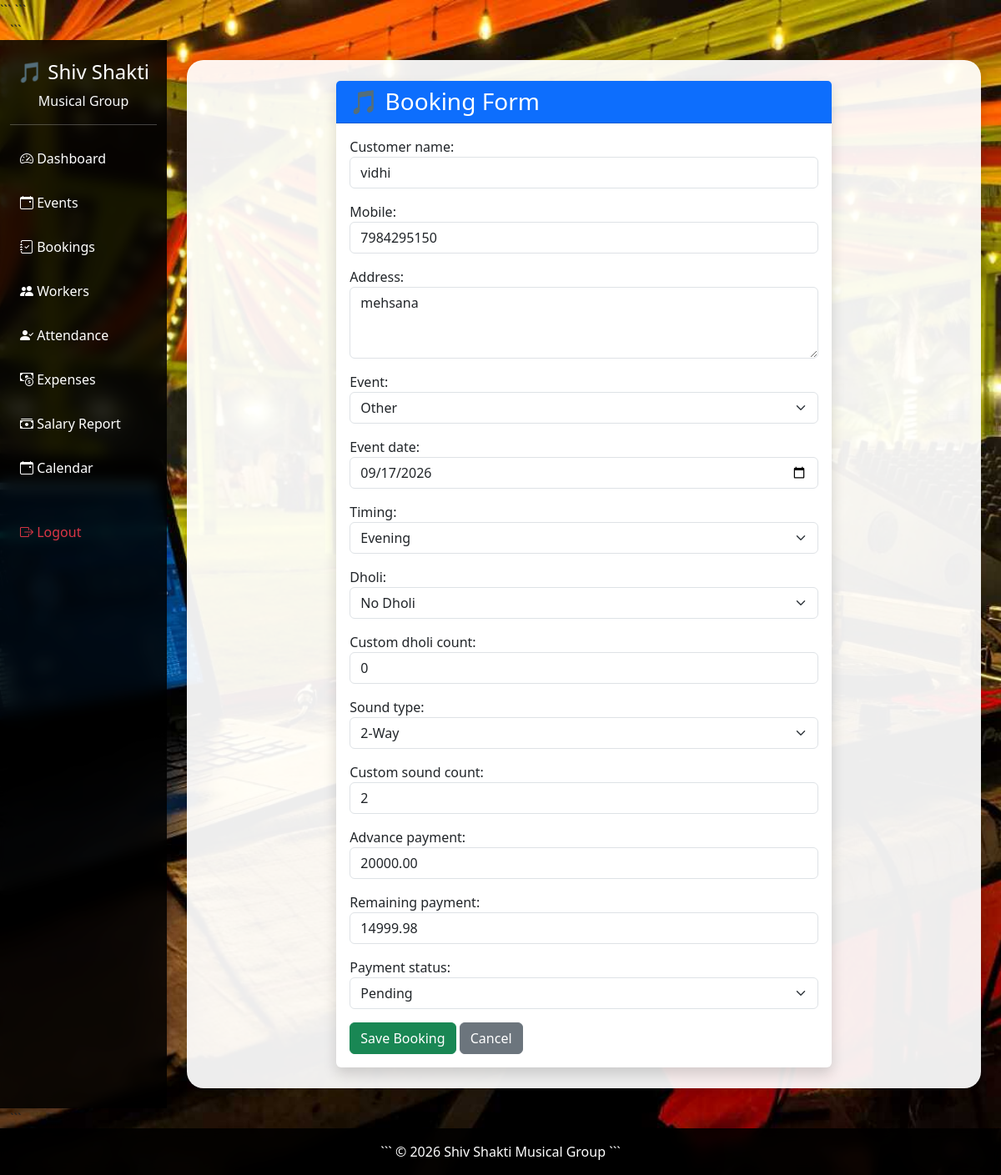
Page /bookings/edit/1/ on the committed database.
### bookings/models.py (models this page shows, shortened)
class Booking(models.Model):
    customer_name = models.CharField(max_length=100)
    mobile = models.CharField(max_length=15)
    address = models.TextField()
    event = models.ForeignKey(
        Event,
        on_delete=models.CASCADE,
        null=True,
        blank=True
    )
    event_date = models.DateField(
        null=True,
        blank=True
    )
    TIMING_CHOICES = [
        ('Morning', 'Morning'),
        ('Evening', 'Evening'),
        ('Full Day', 'Full Day'),
    ]
    timing = models.CharField(
        max_length=20,
        choices=TIMING_CHOICES,
        default='Morning'
    )
    DHOLI_CHOICES = [
        ('No', 'No Dholi'),
        ('2 Dholi', '2 Dholi'),
        ('4 Dholi', '4 Dholi'),
        ('6 Dholi', '6 Dholi'),
        ('8 Dholi', '8 Dholi'),
        ('Custom', 'Custom'),
    ]
    dholi = models.CharField(
        max_length=20,
        choices=DHOLI_CHOICES,
        default='No'
    )
    custom_dholi_count = models.IntegerField(
        null=True,
        blank=True
    )
    SOUND_CHOICES = [
        ('2-Way', '2-Way'),
        ('3-Way', '3-Way'),
        ('4-Way', '4-Way'),
        ('Custom', 'Custom'),
    ]
    sound_type = models.CharField(
        max_length=20,
        choices=SOUND_CHOICES
    )
    custom_sound_count = models.IntegerField(
        null=True,
        blank=True
    )
    advance_payment = models.DecimalField(
        max_digits=10,
        decimal_places=2
    )
    remaining_payment = models.DecimalField(
        max_digits=10,
        decimal_places=2
    )
    PAYMENT_STATUS = [
        ('Pending', 'Pending'),
        ('Paid', 'Paid'),
    ]
    payment_status = models.CharField(
        max_length=20,
        choices=PAYMENT_STATUS,
        default='Pending'
    )
    created_at = models.DateTimeField(
        auto_now_add=True
    )

### bookings/views.py (the view)
def booking_edit(request, pk):
    booking = get_object_or_404(
        Booking,
        pk=pk
    )
    if request.method == 'POST':
        form = BookingForm(
            request.POST,
            instance=booking
        )
        if form.is_valid():
            form.save()
            return redirect('booking_list')
    else:
        form = BookingForm(
            instance=booking
        )
    return render(
        request,
        'bookings/booking_form.html',
        {'form': form}
    )

### events/models.py (called while the page is built)
    def __str__(self):
        return self.event_type

### templates/bookings/booking_form.html (shortened to what this page needs)
{% extends 'base.html' %}
{% block content %}
<div class="row justify-content-center">
    <div class="col-md-8">
        <div class="card shadow border-0">
            <div class="card-header bg-primary text-white">
                <h3 class="mb-0">
                    🎵 Booking Form
                </h3>
            </div>
            <div class="card-body">
                <form method="POST">
                    {{ form.as_p }}
                    <button
                    type="submit"
                    class="btn btn-success">
                        Save Booking
                    </button>
                    <a
                    href="/bookings/"
                    class="btn btn-secondary">
                        Cancel
                    </a>
                </form>
            </div>
        </div>
    </div>
</div>
{% endblock %}

### rows in the picture
Booking: customer_name "vidhi", mobile "7984295150", address "mehsana", event "Other", event_date "09/17/2026", timing "Evening", dholi "No Dholi", custom_dholi_count "0", sound_type "2-Way", custom_sound_count "2", advance_payment "20000.00", remaining_payment "14999.98", payment_status "Pending"
